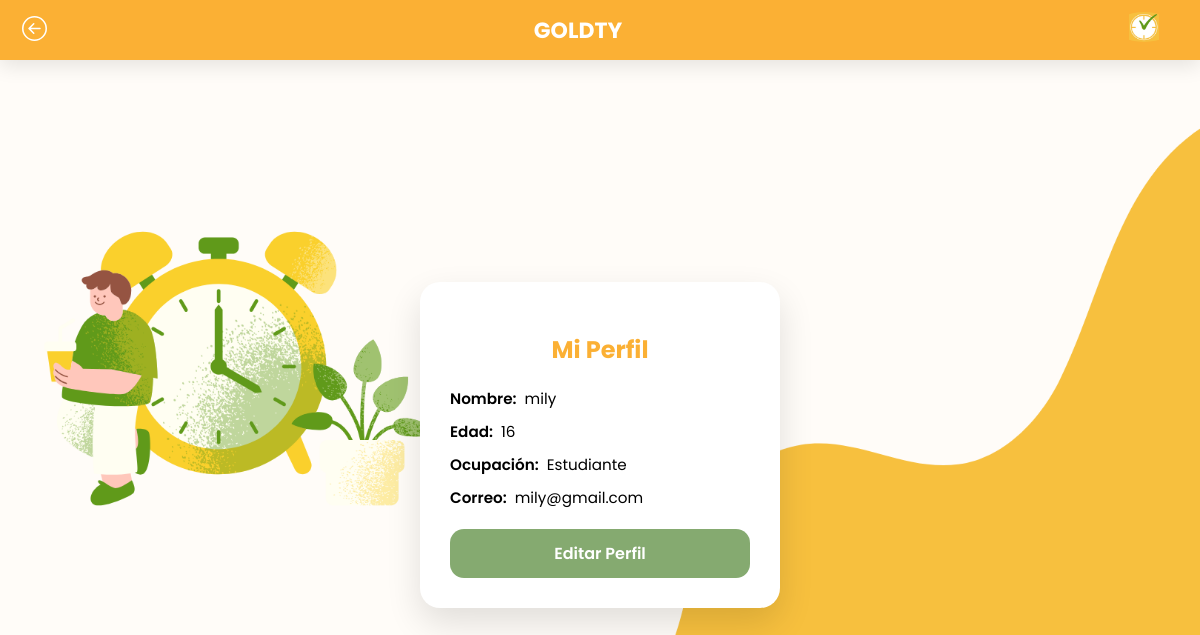
Screenshot of /perfil.php (signed in) with the database file from the repository.
### tables this page shows
CREATE TABLE `usuarios` (
  `id_usuarios` int(11) NOT NULL,
  `Nombre` varchar(100) NOT NULL,
  `Edad` int(11) NOT NULL,
  `Ocupacion` varchar(100) NOT NULL,
  `Correo` varchar(100) NOT NULL,
  `contraseña` varchar(100) NOT NULL
);

### perfil.php (the view, shortened to what this page needs)
<?php
include("conexion.php");
$id_usuario = $_SESSION['id'];
$query = "SELECT Nombre, Edad, Ocupacion, Correo FROM usuarios WHERE id_usuarios = ?";
$stmt = $conexion->prepare($query);
$stmt->bind_param("i", $id_usuario);
$stmt->execute();
$result = $stmt->get_result();
$user = $result->fetch_assoc();
?>
<!DOCTYPE html>
<html lang="es">
<head>
<link rel="stylesheet" href="style/perfil.css">
</head>
<body>
<div class="header">
    <button class="back-btn">
        <a href="homepage.php">
        </a>
    </button>
    <h1>GOLDTY</h1>
    <div class="logo">
        <img src="IMG/newlogo.jpeg" alt="GOLDTY">
    </div>
</div>
<div class="perfil-container">
    <h2 class="titulo">Mi Perfil</h2>
    <div class="datos-perfil">
        <p><strong>Nombre:</strong> <?php echo htmlspecialchars($user['Nombre']); ?></p>
        <p><strong>Edad:</strong> <?php echo htmlspecialchars($user['Edad']); ?></p>
        <p><strong>Ocupación:</strong> <?php echo htmlspecialchars($user['Ocupacion']); ?></p>
        <p><strong>Correo:</strong> <?php echo htmlspecialchars($user['Correo']); ?></p>
    </div>
    <div class="acciones">
        <a href="editarPerfil.php" class="btn-editar">Editar Perfil</a>
    </div>
</div>
</body>
</html>

### style/perfil.css (style rules this page uses)
* { box-sizing: border-box; }
body { background-image: url('../IMG/fondo.png'); background-size: cover; background-position: center; background-repeat: no-repeat; font-family: 'Poppins', sans-serif; margin: 0; min-height: 100vh; display: flex; justify-content: center; align-items: center; }
.header { background-color: #fbb034; height: 60px; display: grid; grid-template-columns: auto 1fr auto; align-items: center; padding: 0 16px; position: fixed; width: 100%; top: 0; left: 0; color: white; font-weight: 600; box-shadow: 0 6px 20px rgba(0, 0, 0, 0.1); z-index: 100; }
.header h1 { font-size: 22px; margin: 0; justify-self: center; }
.logo img { width: 80px; height: 50px; object-fit: contain; border-radius: 80%; padding: 10px; }
.back-btn { background: transparent; border: none; width: 36px; height: 36px; cursor: pointer; display: flex; justify-content: center; align-items: center; }
.perfil-container { background: #ffffff; padding: 30px; border-radius: 20px; width: 360px; text-align: center; margin-top: 90px; box-shadow: 0 15px 35px rgba(0, 0, 0, 0.12); }
.titulo { color: #fbb034; font-weight: 700; margin-bottom: 20px; }
.datos-perfil { text-align: left; }
.datos-perfil p { display: flex; align-items: center; gap: 8px; font-size: 0.95rem; margin: 10px 0; }
.datos-perfil strong { color: #000000; font-weight: 600; }
.acciones { margin-top: 20px; display: flex; flex-direction: column; gap: 10px; }
.btn-editar { padding: 12px; border-radius: 14px; font-weight: 600; text-decoration: none; color: #fff; background: #85AA70; text-align: center; }

### rows the page displays
usuarios: Nombre "mily", Edad "16", Ocupacion "Estudiante", Correo "mily@gmail.com"
